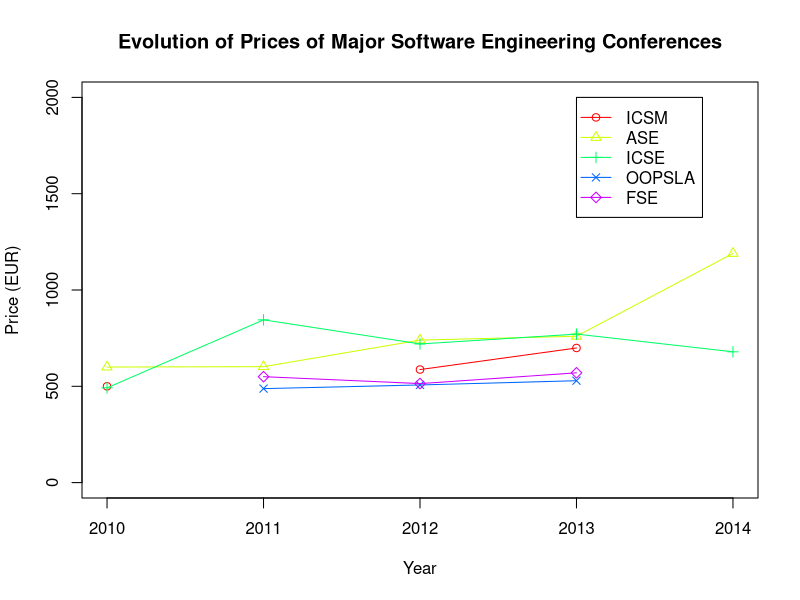

This chart was generated by the following R code:
pdf(file="se_prices.pdf")

years <- 2010:2014

data <- read.csv("se_prices.csv",colClasses=c("character","integer","integer","integer"))
conferences <- unique(data$conference)
colors = rainbow(length(conferences))
prices = c()
for(conference in conferences) {
	early_regular <- data$early_regular[data$conference==conference]
	prices <- cbind(prices, early_regular)
}

plot(years, prices[,1], main="Evolution of Prices of Major Software Engineering Conferences", xlab="Year", ylab="Price (EUR)", ylim=c(0,2000), type="o", col=colors[1], pch=1)

for (i in 2:length(conferences)) {
	points(years,prices[,i], type="o", col=colors[i], pch=i)
}

legend(2013, 2000, conferences, lty=1, col=colors, pch=1:length(conferences))
